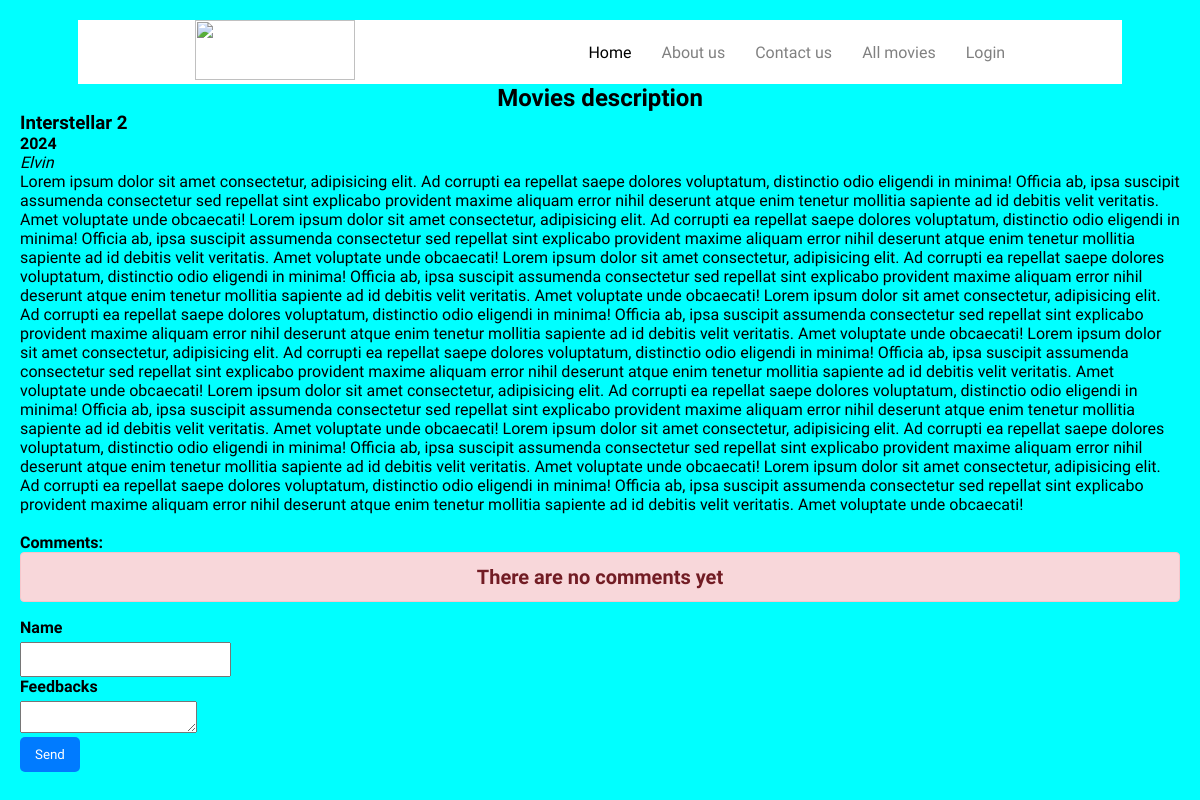
The page /detail/10 on the database as committed earlier.
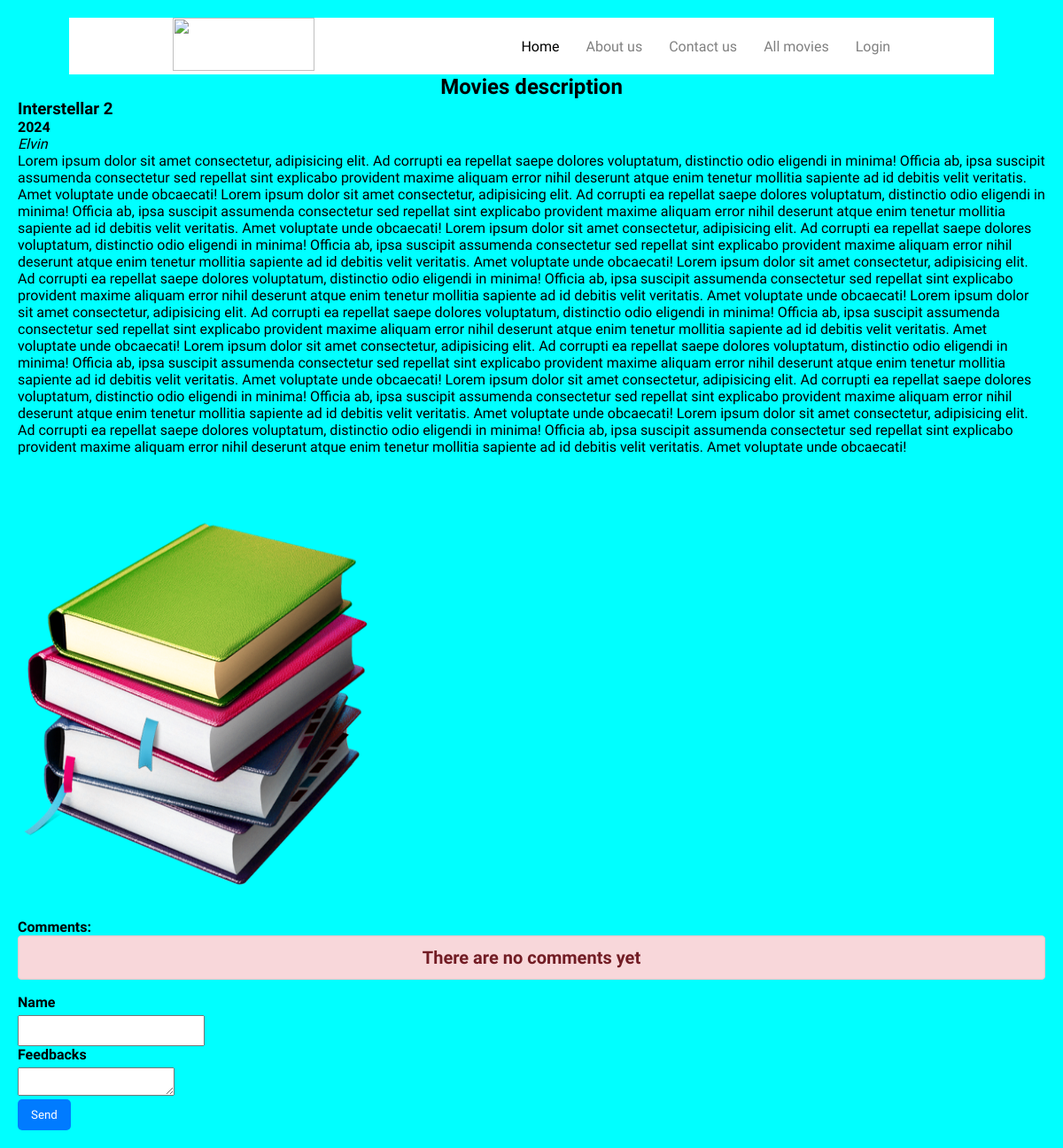
The same page on the database as committed later.
### movies/models.py (models this page shows, shortened)
class Movies(models.Model):
    year = models.CharField(max_length=4)
    name = models.CharField(max_length=200)
    category = models.CharField(max_length=100)
    recommender = models.ForeignKey("auth.User", on_delete=models.CASCADE)
    detail = RichTextField()
    image = models.FileField(blank=True, null=True, verbose_name="add image")

### movies/views.py (the view)
# urls.py: path('detail/<int:id>', detail_page, name = "detail"),
def detail_page(request, id):
    movie = get_object_or_404(Movies, id = id)
    comments = WriteComment.objects.filter(movie = movie)
    context = {"movie": movie, "comments": comments}
    return render(request, "detail.html", context)

### templates/detail.html (shortened to what this page needs)
{% extends "base.html" %}
{% block body %}
<h2>Movies description</h2>
<div class="movies_details">
    <ul>
        <li>
            <h3>{{ movie.name }}</h3>
            <h4>{{ movie.year }}</h4>
            <i>{{ movie.recommender }}</i><br>
            <p>{{ movie.detail | safe }}</p>
            <br>
        </li>
    </ul>
    {% if movie.image %}
    <img src="{{ movie.image.url }}" alt="">
    {% endif %}
</div>
<div class="comments">
    <h4>Comments:</h4>
    {% if comments %}
        {% for comment in comments %}
            <div class="comment">
                <h5>Author: {{comment.commenter}}</h5>
                <h5>Feedback: {{comment.comment_content}}</h5>
            </div>
            <br>
            <hr>
            <br>
        {% endfor %}
    {% else %}
    <div class="alert__warning">There are no comments yet</div>
    {% endif %}
</div>
<form action="{% url 'comment' movie.id %}" method="post">
    <div class="comments">
    <label for="commenter">Name</label>
    <input type="text" name="commenter" id="commenter">
    </div>
    <div class="comments">
        <label for="commentContent">Feedbacks</label>
        <textarea type="text" name="comment_content" id="commentContent"></textarea>
        </div>
        <button type="submit">Send</button>
</form>
{% endblock body %}

Rows that differ between the two databases and show on the page:
changed Movies "Interstellar 2": image: picture added
